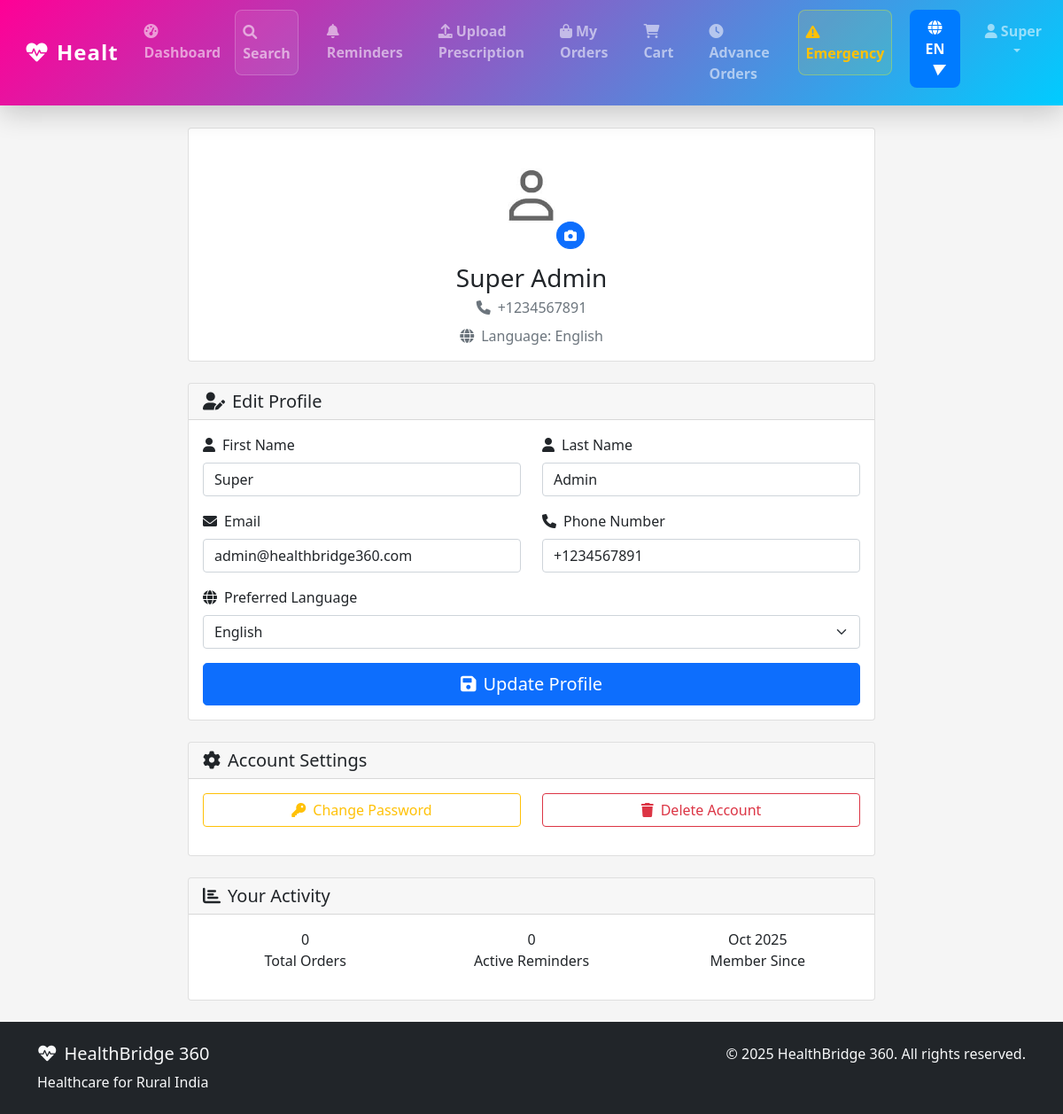
Before: /en/users/profile/ (signed in) with the older database file.
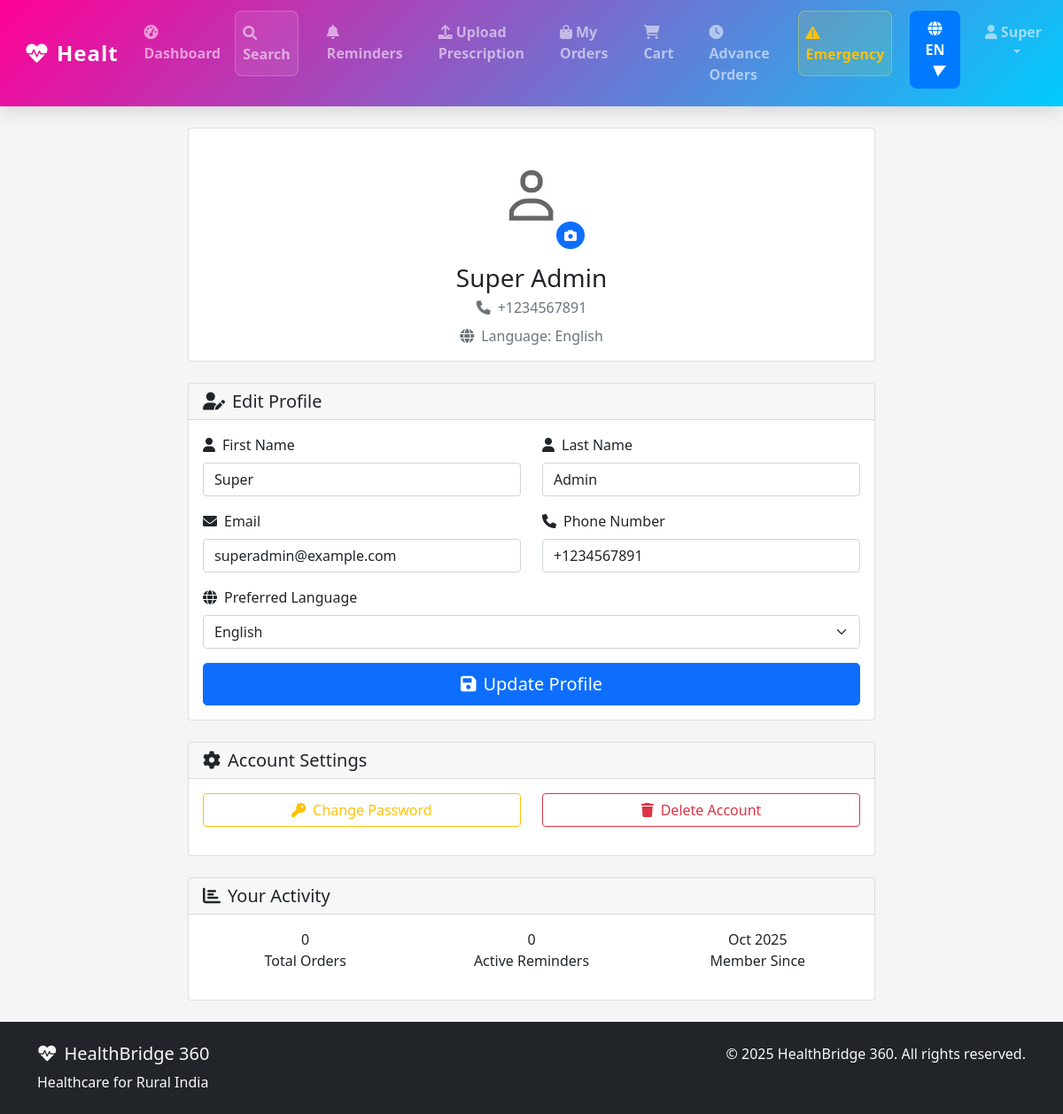
After: the same page with the newer database file.
### users/models.py (models this page shows, shortened)
class User(AbstractUser):
    LANGUAGE_CHOICES = [
        ('en', 'English'),
        ('hi', 'Hindi'),
        ('mr', 'Marathi'),
    ]
    phone_number = models.CharField(max_length=15, unique=True)
    preferred_language = models.CharField(max_length=2, choices=LANGUAGE_CHOICES, default='en')
    profile_picture = models.ImageField(upload_to='profile_pictures/', null=True, blank=True)
    is_pharmacist = models.BooleanField(default=False)
    pharmacy = models.ForeignKey('pharmacy.Pharmacy', on_delete=models.SET_NULL, null=True, blank=True, related_name='pharmacists')
    created_at = models.DateTimeField(auto_now_add=True)
    updated_at = models.DateTimeField(auto_now=True)

### users/views.py (the view, shortened to what this page needs)
# urls.py: path('profile/', views.pharmacy_profile, name='profile'),
@login_required
def profile(request):
    pharmacy = None
    if hasattr(request.user, 'is_pharmacist') and request.user.is_pharmacist:
        pharmacy = getattr(request.user, 'pharmacy', None) or getattr(request.user, 'owned_pharmacy', None)
    return render(request, 'users/profile.html', {'user': request.user, 'pharmacy': pharmacy})

### templates/users/profile.html (shortened to what this page needs)
{% extends 'base.html' %}
{% load static %}
{% block content %}
<div class="container-fluid py-4">
    <div class="row">
        <div class="col-lg-8 mx-auto">
            <div class="card mb-4">
                <div class="card-body text-center">
                    <div class="mb-3">
                        <div class="position-relative d-inline-block">
                            {% if user.profile_picture and user.profile_picture.name %}
                                <img src="{{ user.profile_picture.url }}"
                                     alt="Profile Picture"
                                     class="rounded-circle"
                                     width="120" height="120"
                                     style="object-fit: cover;">
                            {% else %}
                                <img src="{% static 'images/placeholder-user.jpg' %}"
                                     alt="Profile Picture"
                                     class="rounded-circle"
                                     width="120" height="120"
                                     style="object-fit: cover;">
                            {% endif %}
                            <button class="btn btn-sm btn-primary position-absolute bottom-0 end-0 rounded-circle"
                                    onclick="document.getElementById('profile-picture').click()">
                                <i class="fas fa-camera"></i>
                            </button>
                        </div>
                    </div>
                    <h3 class="mb-1">{{ user.first_name }} {{ user.last_name }}</h3>
                    <p class="text-muted mb-2">
                        <i class="fas fa-phone me-2"></i>{{ user.phone_number }}
                    </p>
                    <p class="text-muted mb-0">
                        <i class="fas fa-globe me-2"></i>Language: {{ user.get_preferred_language_display }}
                    </p>
                </div>
            </div>
            <div class="card">
                <div class="card-header">
                    <h5 class="mb-0">
                        <i class="fas fa-user-edit me-2"></i>Edit Profile
                    </h5>
                </div>
                <div class="card-body">
                    <form method="POST" enctype="multipart/form-data">
                        <div class="row">
                            <div class="col-md-6 mb-3">
                                <label class="form-label">
                                    <i class="fas fa-user me-2"></i>First Name
                                </label>
                                <input type="text" name="first_name" class="form-control"
                                       value="{{ user.first_name }}" required>
                            </div>
                            <div class="col-md-6 mb-3">
                                <label class="form-label">
                                    <i class="fas fa-user me-2"></i>Last Name
                                </label>
                                <input type="text" name="last_name" class="form-control"
                                       value="{{ user.last_name }}" required>
                            </div>
                        </div>
                        <div class="row">
                            <div class="col-md-6 mb-3">
                                <label class="form-label">
                                    <i class="fas fa-envelope me-2"></i>Email
                                </label>
                                <input type="email" name="email" class="form-control"
                                       value="{{ user.email }}" required>
                            </div>
                            <div class="col-md-6 mb-3">
                                <label class="form-label">
                                    <i class="fas fa-phone me-2"></i>Phone Number
                                </label>
                                <input type="tel" name="phone_number" class="form-control"
                                       value="{{ user.phone_number }}" required>
                            </div>
                        </div>
                        <div class="mb-3">
                            <label class="form-label">
                                <i class="fas fa-globe me-2"></i>Preferred Language
                            </label>
                            <select name="preferred_language" class="form-select">
                                <option value="en" {% if user.preferred_language == 'en' %}selected{% endif %}>English</option>
                            </select>
                        </div>
                        <div class="d-grid">
                            <button type="submit" class="btn btn-primary btn-lg">
                                <i class="fas fa-save me-2"></i>Update Profile
                            </button>
                        </div>
                    </form>
                </div>
            </div>
            <div class="card mt-4">
                <div class="card-header">
                    <h5 class="mb-0">
                        <i class="fas fa-cog me-2"></i>Account Settings
                    </h5>
                </div>
                <div class="card-body">
                    <div class="row">
                        <div class="col-md-6 mb-3">
                            <div class="d-grid">
                                <button class="btn btn-outline-warning" data-bs-toggle="modal" data-bs-target="#changePasswordModal">
                                    <i class="fas fa-key me-2"></i>Change Password
                                </button>
                            </div>
                        </div>
                        <div class="col-md-6 mb-3">
                            <div class="d-grid">
                                <button class="btn btn-outline-danger" data-bs-toggle="modal" data-bs-target="#deleteAccountModal">
                                    <i class="fas fa-trash me-2"></i>Delete Account
                                </button>
                            </div>
                        </div>
                    </div>
                </div>
            </div>
            <div class="card mt-4">
                <div class="card-header">
                    <h5 class="mb-0">
                        <i class="fas fa-chart-bar me-2"></i>Your Activity
                    </h5>
                </div>
                <div class="card-body">
                    <div class="row text-center">
                        <div class="col-md-4 mb-3">
                            <div class="stat-card">
                                <div class="stat-number">{{ user.order_set.count }}</div>
                                <div class="stat-label">Total Orders</div>
                            </div>
                        </div>
                        <div class="col-md-4 mb-3">
                            <div class="stat-card">
                                <div class="stat-number">{{ user.reminder_set.count }}</div>
                                <div class="stat-label">Active Reminders</div>
                            </div>
                        </div>
                        <div class="col-md-4 mb-3">
                            <div class="stat-card">
                                <div class="stat-number">{{ user.date_joined|date:"M Y" }}</div>
                                <div class="stat-label">Member Since</div>
                            </div>
                        </div>
                    </div>
                </div>
            </div>
        </div>
    </div>
</div>
{% endblock %}

### templates/base.html (shortened to what this page needs)
{% load i18n %}
{% load static %}
<!DOCTYPE html>
<html lang="{{ LANGUAGE_CODE }}">
<head>
    <link href="https://cdn.jsdelivr.net/npm/bootstrap@5.1.3/dist/css/bootstrap.min.css" rel="stylesheet">
    <link href="https://cdnjs.cloudflare.com/ajax/libs/font-awesome/6.0.0/css/all.min.css" rel="stylesheet">
</head>
<body style="background:whitesmoke;">
    <nav class="navbar navbar-expand-lg navbar-dark sticky-top"
     style="background: linear-gradient(135deg, rgb(255, 0, 150), rgb(0, 204, 255));">
        <div class="container-fluid">
            <a class="navbar-brand fw-bold" href="{% url 'core:home' %}">
                <i class="fas fa-heartbeat me-2"></i>{% trans "HealthBridge 360" %}
            </a>
            <div class="collapse navbar-collapse" id="navbarNav">
                <ul class="navbar-nav ms-auto">
                    {% if user.is_authenticated %}
                        <li class="nav-item">
                            <a class="nav-link" href="{% url 'core:dashboard' %}">
                                <i class="fas fa-tachometer-alt me-1"></i>{% trans "Dashboard" %}
                            </a>
                        </li>
                        <li class="nav-item me-3">
                            <a class="nav-link" href="{% url 'core:search' %}">
                                <i class="fas fa-search me-1"></i>{% trans "Search" %}
                            </a>
                        </li>
                        {% if not user.is_pharmacist %}
                        <li class="nav-item me-3">
                            <a class="nav-link" href="{% url 'reminders:list' %}">
                                <i class="fas fa-bell me-1"></i>{% trans "Reminders" %}
                            </a>
                        </li>
                        <li class="nav-item me-3">
                            <a class="nav-link" href="{% url 'orders:upload_prescription' %}">
                                <i class="fas fa-upload me-1"></i>{% trans "Upload Prescription" %}
                            </a>
                        </li>
                        <li class="nav-item me-3">
                            <a class="nav-link" href="{% url 'orders:my_orders' %}">
                                <i class="fas fa-shopping-bag me-1"></i>{% trans "My Orders" %}
                            </a>
                        </li>
                        <li class="nav-item me-3">
                            <a class="nav-link position-relative" href="{% url 'orders:view_cart' %}">
                                <i class="fas fa-shopping-cart me-1"></i>{% trans "Cart" %}
                                {% if user.is_authenticated %}
                                    {% load order_filters %}
                                    {% get_cart_count user as cart_count %}
                                {% endif %}
                            </a>
                        </li>
                        <li class="nav-item me-3">
                            <a class="nav-link" href="{% url 'orders:advance_orders' %}">
                                <i class="fas fa-clock me-1"></i>{% trans "Advance Orders" %}
                            </a>
                        </li>
                        {% endif %}
                        <li class="nav-item me-3">
                            <a class="nav-link text-warning" href="{% url 'core:emergency' %}">
                                <i class="fas fa-exclamation-triangle me-1"></i>{% trans "Emergency" %}
                            </a>
                        </li>
                        <li class="nav-item me-3 language-nav-item" style="position: relative; z-index: 1060;">
                            {% include 'components/language_switcher.html' %}
                        </li>
                        <li class="nav-item dropdown">
                            <a class="nav-link dropdown-toggle" href="#" id="navbarDropdown" role="button" data-bs-toggle="dropdown">
                                <i class="fas fa-user me-1"></i>{{ user.first_name }}
                            </a>
                        </li>
                    {% endif %}
                </ul>
            </div>
        </div>
    </nav>
    <main class="container-fluid px-0">
        {% block content %}
        {% endblock %}
    </main>
    {% block footer %}
    <footer class="bg-dark text-light py-4 mt-7" style="position:relative; bottom: 0; width: 100%; ">
        <div class="container">
            <div class="row">
                <div class="col-md-6">
                    <h5><i class="fas fa-heartbeat me-2"></i>{% trans "HealthBridge 360" %}</h5>
                    <p class="mb-0">{% trans "Healthcare for Rural India" %}</p>
                </div>
                <div class="col-md-6 text-md-end">
                    <p class="mb-0">&copy; 2025 {% trans "HealthBridge 360" %}. {% trans "All rights reserved." %}</p>
            </div>
        </div>
    </footer>
    {% endblock footer %}
    <script src="{% load static %}{% static 'js/main.js' %}"></script>
</body>
</html>

### templates/components/language_switcher.html (shortened to what this page needs)
<div class="language-switcher-wrapper" style="position: relative; display: inline-block;">
    <button id="languageSwitcherBtn" style="background: #007bff; color: white; border: none; padding: 8px 16px; border-radius: 8px; cursor: pointer; font-weight: 600;">
        <i class="fas fa-globe"></i> <span id="currentLangLabel">{{ CURRENT_LANGUAGE|slice:":2"|upper }}</span> <i id="dropdownArrow" style="margin-left: 8px; transition: transform 0.3s;">&#9660;</i>
    </button>
</div>

Changed rows visible on the page:
changed User "Super": email "admin@healthbridge360.com" → "superadmin@example.com"
